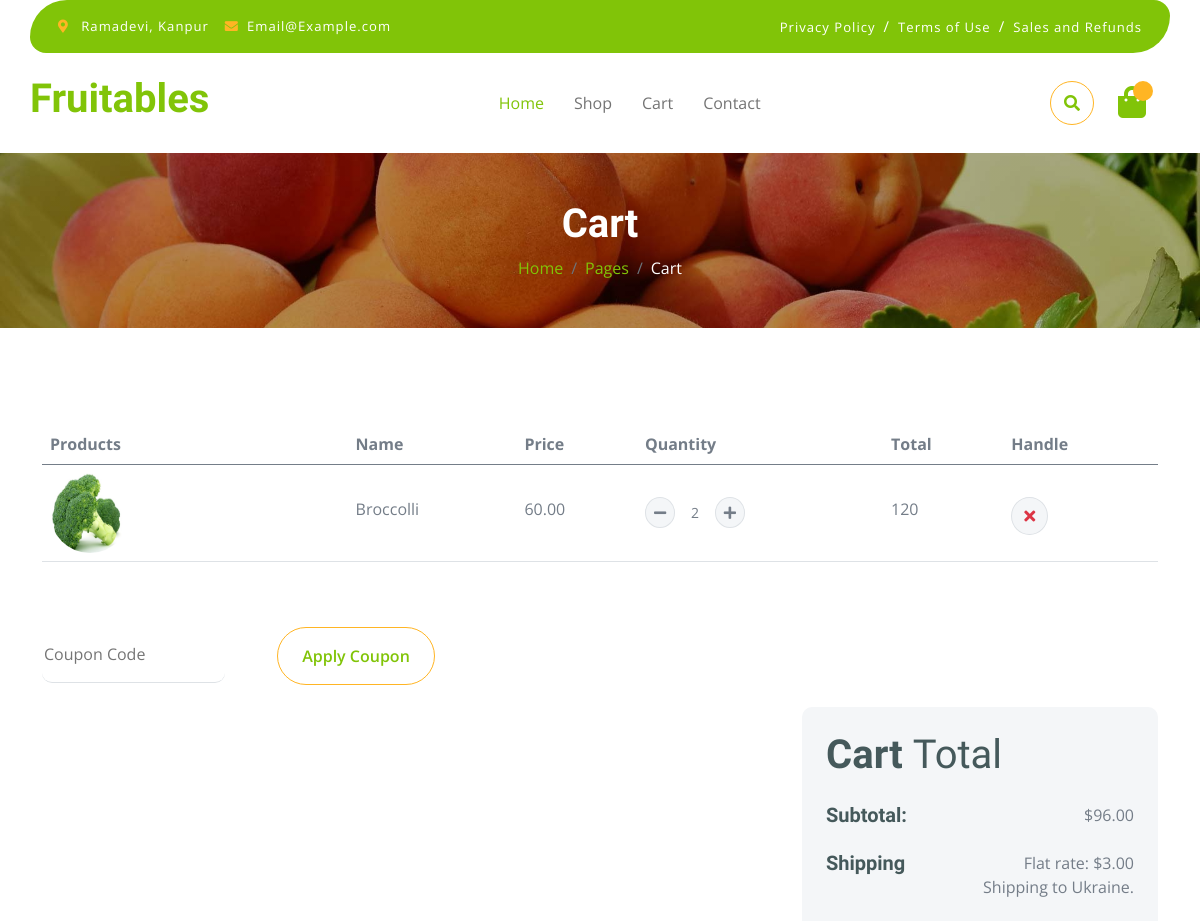
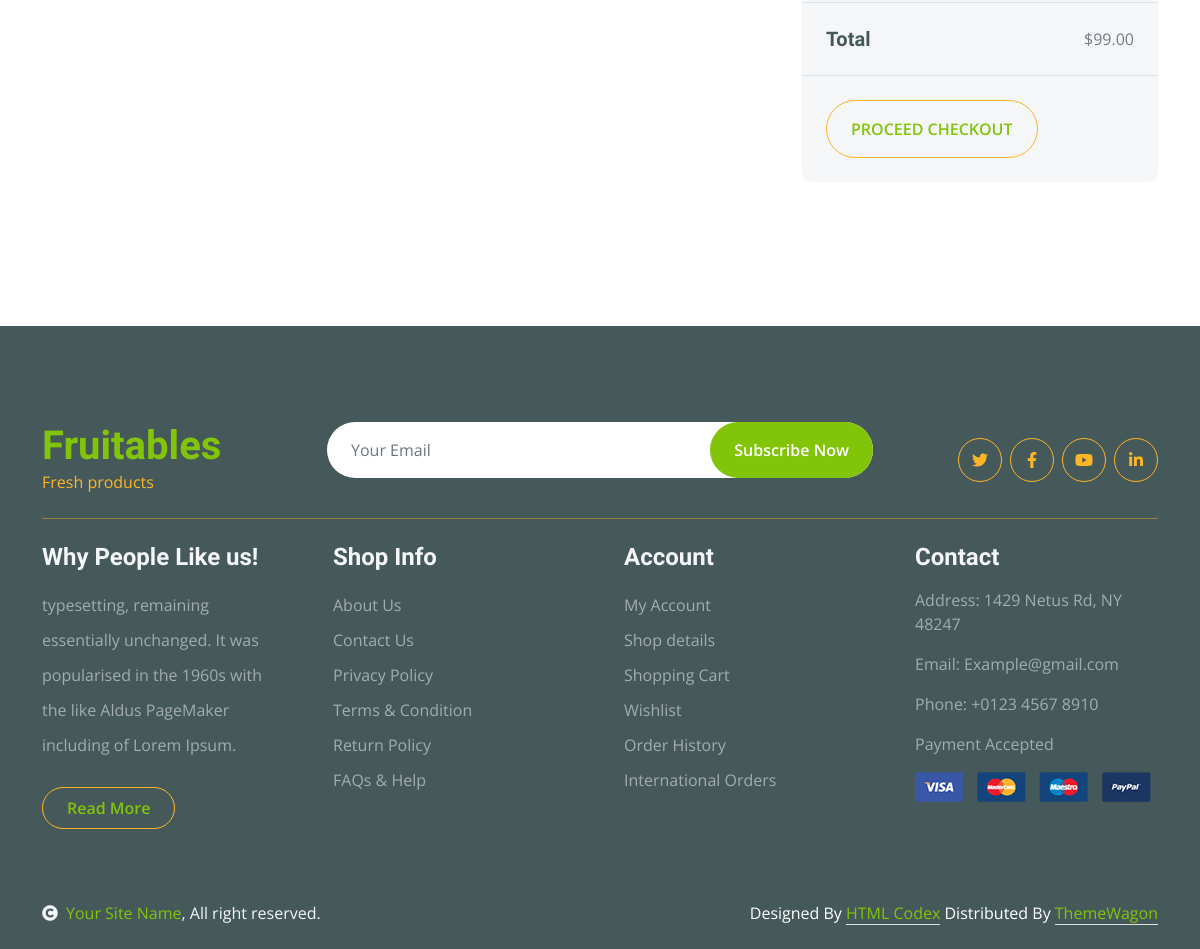
The app's page /cart (signed in) with its own data (2 pictures, top to bottom).
### base/models.py (models this page shows, shortened)
class CartItem(models.Model):
    cart = models.ForeignKey(Cart, related_name='items', on_delete=models.CASCADE)
    product = models.ForeignKey(Product, on_delete=models.CASCADE)
    quantity = models.PositiveIntegerField()
    total_price = models.PositiveIntegerField(blank = True)
    created_at = models.DateTimeField(auto_now_add=True)

class Product(models.Model):
    category = models.ForeignKey(Category, related_name='products', on_delete=models.CASCADE)
    name = models.CharField(max_length=255)
    image = models.ImageField(upload_to='products')
    description = models.TextField()
    price = models.DecimalField(max_digits=10, decimal_places=2)

### base/views.py (the view)
# urls.py: path('cart', cart, name='cart'),
def cart(request):
    user = request.user
    cartitems = CartItem.objects.filter(cart__user=user)
    context = {'cartitems':cartitems}
    return render(request, 'cart.html',context)

### template/cart.html
{% extends 'main.html' %}
{% block content %}
{% load static %}
  <div class="container-fluid page-header py-5">
    <h1 class="text-center text-white display-6">Cart</h1>
    <ol class="breadcrumb justify-content-center mb-0">
      <li class="breadcrumb-item">
        <a href="#">Home</a>
      </li>
      <li class="breadcrumb-item">
        <a href="#">Pages</a>
      </li>
      <li class="breadcrumb-item active text-white">Cart</li>
    </ol>
  </div>
  <div class="container-fluid py-5">
    <div class="container py-5">
      <div class="table-responsive">
        <table class="table">
          <thead>
            <tr>
              <th scope="col">Products</th>
              <th scope="col">Name</th>
              <th scope="col">Price</th>
              <th scope="col">Quantity</th>
              <th scope="col">Total</th>
              <th scope="col">Handle</th>
            </tr>
          </thead>
          <tbody>
            {%for item in cartitems%}
            <tr>
              <th scope="row">
                <div class="d-flex align-items-center">
                  <img src="{{item.product.image.url}}" class="img-fluid me-5 rounded-circle" style="width: 80px; height: 80px;" alt="" />
                </div>
              </th>
              <td>
                <p class="mb-0 mt-4">{{item.product.name}}</p>
              </td>
              <td>
                <p class="mb-0 mt-4">{{item.product.price}}</p>
              </td>
              <td>
                <div class="input-group quantity mt-4" style="width: 100px;">
                  <div class="input-group-btn">
                    <button class="btn btn-sm btn-minus rounded-circle bg-light border"><i class="fa fa-minus"></i></button>
                  </div>
                  <input type="text" class="form-control form-control-sm text-center border-0" value="{{item.quantity}}" />
                  <div class="input-group-btn">
                    <button class="btn btn-sm btn-plus rounded-circle bg-light border"><i class="fa fa-plus"></i></button>
                  </div>
                </div>
              </td>
              <td>
                <p class="mb-0 mt-4">{{item.total_price}}</p>
              </td>
              <td>
                <button class="btn btn-md rounded-circle bg-light border mt-4"><i class="fa fa-times text-danger"></i></button>
              </td>
            </tr>
            {% endfor %}
          </tbody>
        </table>
      </div>
      <div class="mt-5">
        <input type="text" class="border-0 border-bottom rounded me-5 py-3 mb-4" placeholder="Coupon Code" />
        <button class="btn border-secondary rounded-pill px-4 py-3 text-primary" type="button">Apply Coupon</button>
      </div>
      <div class="row g-4 justify-content-end">
        <div class="col-8"></div>
        <div class="col-sm-8 col-md-7 col-lg-6 col-xl-4">
          <div class="bg-light rounded">
            <div class="p-4">
              <h1 class="display-6 mb-4">Cart <span class="fw-normal">Total</span></h1>
              <div class="d-flex justify-content-between mb-4">
                <h5 class="mb-0 me-4">Subtotal:</h5>
                <p class="mb-0">$96.00</p>
              </div>
              <div class="d-flex justify-content-between">
                <h5 class="mb-0 me-4">Shipping</h5>
                <div class="">
                  <p class="mb-0">Flat rate: $3.00</p>
                </div>
              </div>
              <p class="mb-0 text-end">Shipping to Ukraine.</p>
            </div>
            <div class="py-4 mb-4 border-top border-bottom d-flex justify-content-between">
              <h5 class="mb-0 ps-4 me-4">Total</h5>
              <p class="mb-0 pe-4">$99.00</p>
            </div>
            <button class="btn border-secondary rounded-pill px-4 py-3 text-primary text-uppercase mb-4 ms-4" type="button">Proceed Checkout</button>
          </div>
        </div>
      </div>
    </div>
  </div>
{% endblock %}

### static/css/style.css (style rules this page uses)
.btn { font-weight: 600; transition: .5s; }
.btn.border-secondary { transition: 0.5s; }
.page-header { position: relative; background: linear-gradient(rgba(0, 0, 0, 0.3), rgba(0, 0, 0, 0.3)), url(../img/cart-page-header-img.jpg); background-position: center center; background-repeat: no-repeat; background-size: cover; }
@media (min-width: 992px) { .hero-header, .page-header { margin-top: 152px !important; } }

### records on screen
CartItem: product.image (picture), product.name "Broccolli", product.price "60.00", quantity "2", total_price "120"
